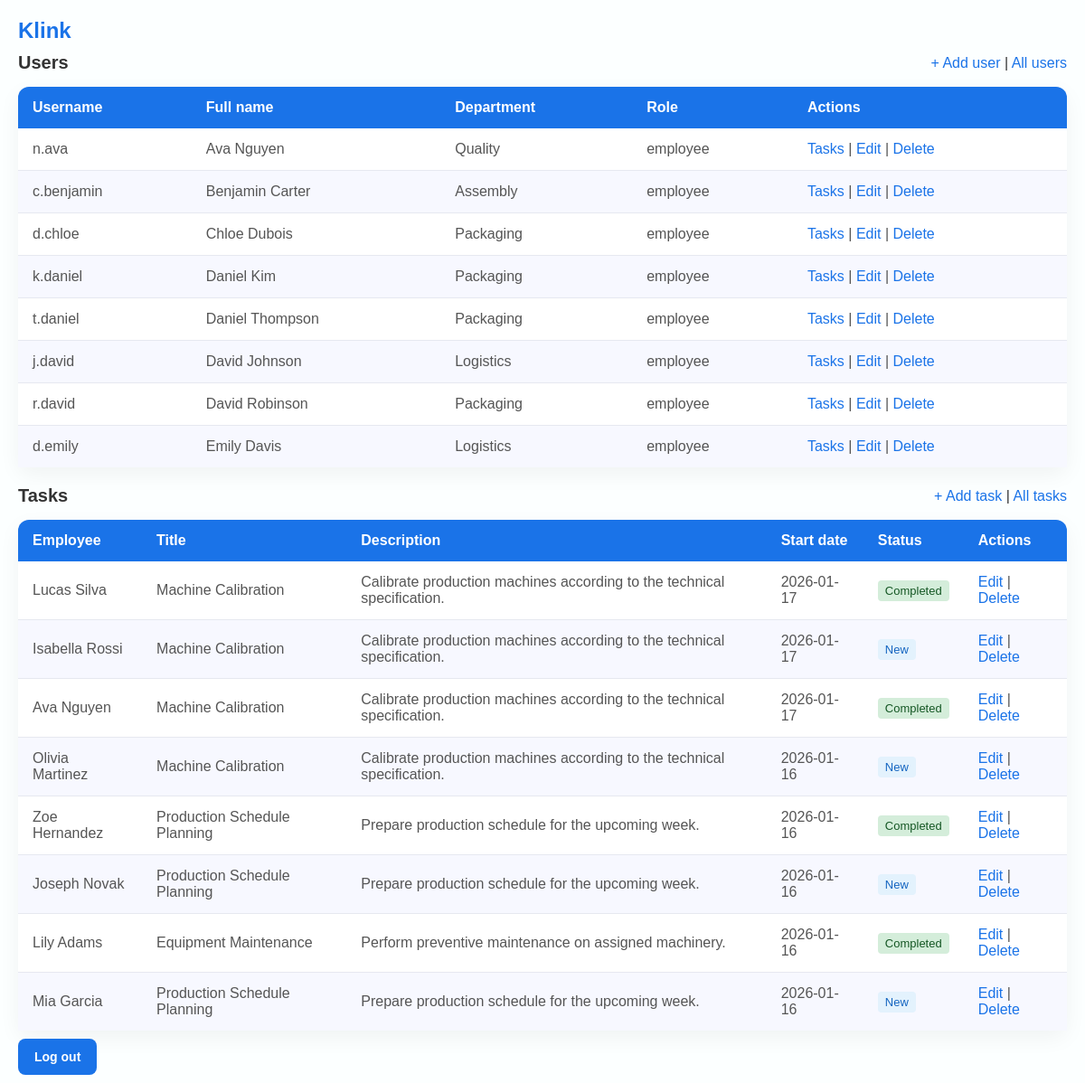
/dashboard.php (signed in), run on the app's committed database.
### tables this page shows
CREATE TABLE `users` (
  `id` int NOT NULL AUTO_INCREMENT,
  `username` varchar(50) NOT NULL,
  `password` varchar(255) NOT NULL,
  `full_name` varchar(255) DEFAULT NULL,
  `department` varchar(100) DEFAULT NULL,
  `role` enum('admin','employee') NOT NULL,
  PRIMARY KEY (`id`),
  UNIQUE KEY `username` (`username`)
);

CREATE TABLE `tasks` (
  `id` int NOT NULL AUTO_INCREMENT,
  `title` varchar(255) NOT NULL,
  `description` text,
  `start_date` date DEFAULT NULL,
  `status` enum('New','In Progress','Completed') NOT NULL,
  `user_id` int NOT NULL,
  PRIMARY KEY (`id`),
  KEY `user_id` (`user_id`),
  CONSTRAINT `tasks_ibfk_1` FOREIGN KEY (`user_id`) REFERENCES `users` (`id`) ON DELETE CASCADE
);

### public/helpers/security.php (called while the page is built)
<?php
    function e($value) : string {
        return htmlspecialchars((string)$value, ENT_QUOTES | ENT_SUBSTITUTE, 'UTF-8');
    }
?>

### public/dashboard.php (the view, shortened to what this page needs)
<?php
    require __DIR__ . "/config/db.php";
    $role = $_SESSION['role'];
    $userID = (int)$_SESSION['user_id'];
    if($role === 'admin') {
        $tasksQuery = "select t.*, u.full_name from tasks t join users u on u.id = t.user_id order by t.start_date desc limit 8";
    } else {
        $tasksQuery = "select t.*, u.full_name from tasks t join users u on u.id = t.user_id where t.user_id = $userID order by t.start_date desc limit 8";
    }
    $tasks = mysqli_query($conn, $tasksQuery);
    $users = mysqli_query($conn, "select * from users order by role desc, full_name limit 8");
?>
<!DOCTYPE html>
<html lang="en">
<head>
    <link rel="stylesheet" href="/style.css">
</head>
<body>
    <h1 id="logo"><a href="dashboard.php">Klink</a></h1>
    <?php if ($role === 'admin'): ?>
        <div class="subbar">
            <h2>Users</h2>
            <div>
                <a href="users/add.php">+ Add user</a>
                | <a href="users.php">All users</a>
            </div>
        </div>
        <div class="table-wrapper">
            <table>
                <thead>
                    <tr>
                        <th>Username</th>
                        <th>Full name</th>
                        <th>Department</th>
                        <th>Role</th>
                        <th>Actions</th>
                    </tr>
                </thead>
                <tbody>
                    <?php while ($user = mysqli_fetch_assoc($users)): ?>
                        <tr>
                            <td><?= e($user['username']) ?></td>
                            <td><?= e($user['full_name']) ?></td>
                            <td><?= e($user['department']) ?></td>
                            <td><?= e($user['role'])?></td>
                            <td>
                                <a href="tasks.php?user_id=<?= $user['id'] ?>">Tasks</a> |
                                <a href="users/edit.php?id=<?= $user['id'] ?>">Edit</a>
                                <?php if($user['id'] != $userID): ?>
                                    | <form method="post" action="users/delete.php" style="display: inline">
                                            <input type="submit" value="Delete" onclick="return confirm('Delete user?')">
                                    </form>
                                <?php endif; ?>
                            </td>
                        </tr>
                    <?php endwhile; ?>
                </tbody>
            </table>
        </div>
        <div class="subbar">
            <h2>Tasks</h2>
            <div>
                <a href="tasks/add.php">+ Add task</a>
                | <a href="tasks.php">All tasks</a>
            </div>
        </div>
        <?php if(mysqli_num_rows($tasks) === 0): ?>
            <p class="empty-message">There is no tasks yet.</p>
        <?php else: ?>
            <div class="table-wrapper">
                <table>
                    <thead>
                        <tr>
                            <th>Employee</th>
                            <th>Title</th>
                            <th>Description</th>
                            <th>Start date</th>
                            <th>Status</th>
                            <th>Actions</th>
                        </tr>
                    </thead>
                    <tbody>
                        <?php while($task = mysqli_fetch_assoc($tasks)): ?>
                            <tr>
                                <td><?= e($task['full_name']) ?></td>
                                <td><?= e($task['title']) ?></td>
                                <td><?= e($task['description']) ?></td>
                                <td><?= e($task['start_date']) ?></td>
                                <td>
                                    <span class="status status-<?= strtolower(str_replace(' ', '-', $task['status'])) ?>">
                                        <?= e($task['status']) ?>
                                    </span>
                                </td>
                                <td>
                                    <a href="tasks/edit.php?id=<?= $task['id'] ?>">Edit</a> |
                                    <form method="post" action="tasks/delete.php" style="display: inline">
                                        <input type="submit" value="Delete" onclick="return confirm('Delete task?')">
                                    </form>
                                </td>
                            </tr>
                        <?php endwhile; ?>
                    </tbody>
                </table>
            </div>
        <?php endif; ?>
    <?php endif; ?>
    <a class="button" href="auth/logout.php">Log out</a>
</body>
</html>

### public/style.css (style rules this page uses)
* { margin: 0; padding: 0; box-sizing: border-box; scrollbar-width: thin; scrollbar-color: #dcdff0 transparent; }
body { font-family: Arial, Helvetica, sans-serif; background-color: #fcffff; color: #333; padding: 20px; }
h1 { margin-bottom: 10px; font-size: 22px; }
h2 { margin-bottom: 10px; font-size: 20px; }
a { color: #1a73e8; text-decoration: none; margin-top: 10px; }
input[type="submit"] { font-size: 16px; border: none; color: #1a73e8; background-color: transparent; cursor: pointer; }
.table-wrapper { background: #ffffff; border-radius: 12px; box-shadow: 0 8px 24px rgba(0, 0, 0, 0.05); margin-top: 10px; margin-bottom: 20px; }
table { width: 100%; border-collapse: collapse; border-spacing: 0; overflow-x: auto; font-size: 16px; }
thead th { background: #1a73e8; color: #ffffff; text-align: left; padding: 14px 16px; font-weight: 600; }
thead th:first-child { border-top-left-radius: 12px; }
thead th:last-child { border-top-right-radius: 12px; }
tbody tr { background: #ffffff; transition: background-color 0.25s ease, transform 0.15s ease; }
tbody tr:nth-child(even) { background: #f7f8ff; }
td { padding: 14px 16px; color: #555; border-bottom: 1px solid #e6e8f0; }
tbody tr:last-child td { border-bottom: none; }
::placeholder { color: #999; }
.button, button { background: #1a73e8; color: #ffffff; border: none; border-radius: 8px; padding: 12px 18px; font-size: 14px; font-weight: 600; cursor: pointer; transition: background-color 0.25s ease, transform 0.15s ease, box-shadow 0.15s ease; }
.navbar, .subbar { display: flex; justify-content: space-between; align-items: center; flex-wrap: wrap; }
.subbar { margin-bottom: 15px; }
.subbar h2, .subbar a { margin: 0; }
#logo { font-size: 24px; color: #1a73e8; margin-bottom: 10px; }
.status { padding: 4px 8px; border-radius: 4px; font-size: 13px; }
.status-new { background-color: #e3f2fd; color: #1565c0; }
.status-completed { background-color: #d4edda; color: #155724; }

### data on the page
users: username "n.ava", full_name "Ava Nguyen", department "Quality", role "employee"
users: username "c.benjamin", full_name "Benjamin Carter", department "Assembly", role "employee"
users: username "d.chloe", full_name "Chloe Dubois", department "Packaging", role "employee"
users: username "k.daniel", full_name "Daniel Kim", department "Packaging", role "employee"
users: username "t.daniel", full_name "Daniel Thompson", department "Packaging", role "employee"
users: username "j.david", full_name "David Johnson", department "Logistics", role "employee"
users: username "r.david", full_name "David Robinson", department "Packaging", role "employee"
users: username "d.emily", full_name "Emily Davis", department "Logistics", role "employee"
tasks: user.full_name "Lucas Silva", title "Machine Calibration", description "Calibrate production machines according to the technical specification.", start_date "2026-01-17", status "Completed"
tasks: user.full_name "Isabella Rossi", title "Machine Calibration", description "Calibrate production machines according to the technical specification.", start_date "2026-01-17", status "New"
tasks: user.full_name "Ava Nguyen", title "Machine Calibration", description "Calibrate production machines according to the technical specification.", start_date "2026-01-17", status "Completed"
tasks: user.full_name "Olivia Martinez", title "Machine Calibration", description "Calibrate production machines according to the technical specification.", start_date "2026-01-16", status "New"
tasks: user.full_name "Zoe Hernandez", title "Production Schedule Planning", description "Prepare production schedule for the upcoming week.", start_date "2026-01-16", status "Completed"
tasks: user.full_name "Joseph Novak", title "Production Schedule Planning", description "Prepare production schedule for the upcoming week.", start_date "2026-01-16", status "New"
tasks: user.full_name "Lily Adams", title "Equipment Maintenance", description "Perform preventive maintenance on assigned machinery.", start_date "2026-01-16", status "Completed"
tasks: user.full_name "Mia Garcia", title "Production Schedule Planning", description "Prepare production schedule for the upcoming week.", start_date "2026-01-16", status "New"
